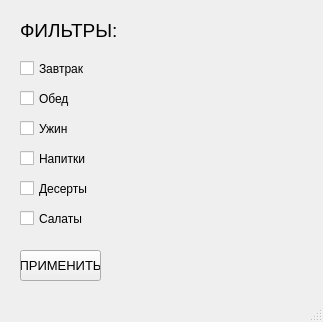
<?xml version="1.0" encoding="UTF-8"?>
<ui version="4.0">
 <class>FiltresWindow</class>
 <widget class="QMainWindow" name="FiltresWindow">
  <property name="geometry">
   <rect>
    <x>0</x>
    <y>0</y>
    <width>323</width>
    <height>322</height>
   </rect>
  </property>
  <property name="windowTitle">
   <string>MainWindow</string>
  </property>
  <widget class="QWidget" name="centralwidget">
   <widget class="QCheckBox" name="checkBox_1">
    <property name="geometry">
     <rect>
      <x>20</x>
      <y>60</y>
      <width>70</width>
      <height>17</height>
     </rect>
    </property>
    <property name="text">
     <string>Завтрак</string>
    </property>
    <property name="tristate">
     <bool>false</bool>
    </property>
   </widget>
   <widget class="QCheckBox" name="checkBox_2">
    <property name="geometry">
     <rect>
      <x>20</x>
      <y>90</y>
      <width>70</width>
      <height>17</height>
     </rect>
    </property>
    <property name="text">
     <string>Обед</string>
    </property>
   </widget>
   <widget class="QCheckBox" name="checkBox_3">
    <property name="geometry">
     <rect>
      <x>20</x>
      <y>120</y>
      <width>70</width>
      <height>17</height>
     </rect>
    </property>
    <property name="text">
     <string>Ужин</string>
    </property>
   </widget>
   <widget class="QCheckBox" name="checkBox_4">
    <property name="geometry">
     <rect>
      <x>20</x>
      <y>150</y>
      <width>70</width>
      <height>17</height>
     </rect>
    </property>
    <property name="text">
     <string>Напитки</string>
    </property>
   </widget>
   <widget class="QCheckBox" name="checkBox_5">
    <property name="geometry">
     <rect>
      <x>20</x>
      <y>180</y>
      <width>70</width>
      <height>17</height>
     </rect>
    </property>
    <property name="text">
     <string>Десерты</string>
    </property>
   </widget>
   <widget class="QLabel" name="label">
    <property name="geometry">
     <rect>
      <x>20</x>
      <y>20</y>
      <width>111</width>
      <height>21</height>
     </rect>
    </property>
    <property name="font">
     <font>
      <pointsize>14</pointsize>
     </font>
    </property>
    <property name="text">
     <string>ФИЛЬТРЫ:</string>
    </property>
   </widget>
   <widget class="QCheckBox" name="checkBox_6">
    <property name="geometry">
     <rect>
      <x>20</x>
      <y>210</y>
      <width>70</width>
      <height>17</height>
     </rect>
    </property>
    <property name="text">
     <string>Салаты</string>
    </property>
   </widget>
   <widget class="QPushButton" name="filterButton">
    <property name="geometry">
     <rect>
      <x>20</x>
      <y>250</y>
      <width>81</width>
      <height>31</height>
     </rect>
    </property>
    <property name="font">
     <font>
      <pointsize>10</pointsize>
     </font>
    </property>
    <property name="text">
     <string>ПРИМЕНИТЬ</string>
    </property>
    <property name="iconSize">
     <size>
      <width>16</width>
      <height>16</height>
     </size>
    </property>
   </widget>
  </widget>
  <widget class="QMenuBar" name="menubar">
   <property name="geometry">
    <rect>
     <x>0</x>
     <y>0</y>
     <width>323</width>
     <height>21</height>
    </rect>
   </property>
  </widget>
  <widget class="QStatusBar" name="statusbar"/>
 </widget>
 <resources/>
 <connections/>
</ui>
